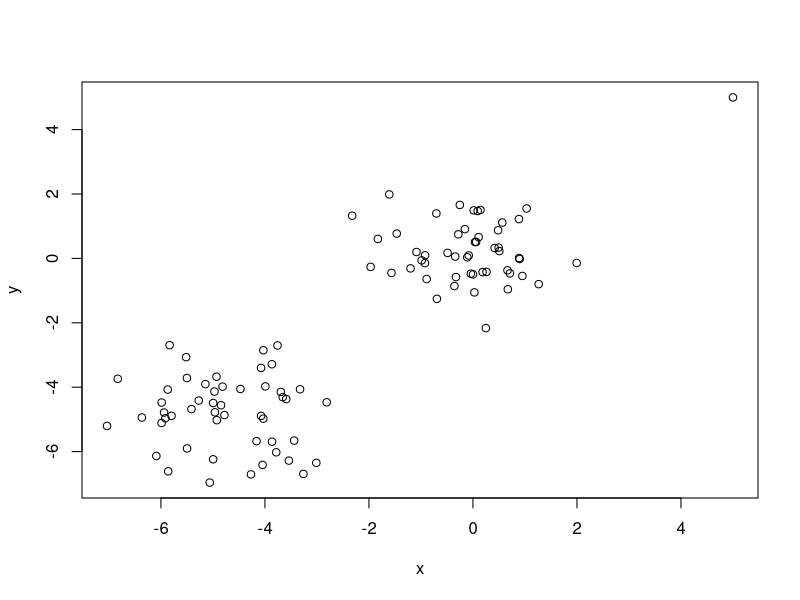
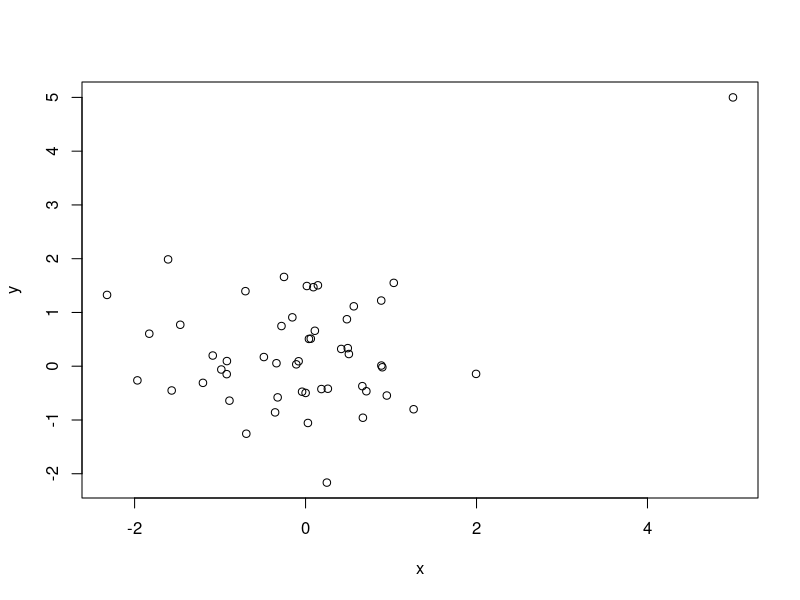

Reproduce these figures in R, in order. (Note: a time limit stopped this script after it produced the figures.)
## ---- chunk 1
knitr::opts_chunk$set(echo = TRUE)
## ---- chunk 2
sd.w <- function(x, k) {
  # computes the windsorized standard deviation, called by dqf.outlier
  # Inputs:
  ## k: (integer) number of observations at each extreme to alter
  ## x: (vector) numeric data values
  k <- floor(k)
  if (k == 0) {  #corresponds to non-robust adaptive DQF
    return(sd(x))
  } else {
    x <- sort(x)
    n <- length(x)
    x[1:k] <- x[k]
    x[(n-k+1):n] <- x[n-k+1]
    return(sd(x))
  }
}

subsamp.dqf <- function(n.obs, subsample) {
  # called by dqf.outlier, computes random subset of pairs
  pairs <- c()
  subsample <- floor(subsample/2)*2
  for (i in 1:n.obs) {
    for (j in (i+1):(i+subsample/2)) {
      pairs <- rbind(pairs, c(i,j*(j <= n.obs) + (j-n.obs)*(j > n.obs)))
    }
  }
  return(pairs)
}
## ---- chunk 3
plot.dqf <- function(dqf,labels=NULL,xlab='',ylab='',main=''){
  x <- seq(.01,1,.01)
  
  n.functions <- length(dqf[,1])
  if(is.null(labels)) labels <- rep(1,n.functions) 
  
  plot(x,dqf[1,],t='l',ylim=c(0,max(dqf)),col=labels[1],xlab=xlab,ylab=ylab,main=main)
  for(i in 2:n.functions){
    lines(x,dqf[i,],col=labels[i])
  }
}
## ---- chunk 4
show <- function(length,s){
  labels <- rep(1,length)
  labels[s] <- 2
  return(labels)
}
## ---- chunk 5
dqf.outlier <- function(data = NULL, gram.mat = NULL, g.scale=2, angle=c(30,45,60), kernel="linear", p1=1, p2=0, n.splits=100, subsample=50, z.scale=TRUE, k.w=3, adaptive=TRUE, G="norm") {
  # kernelized version of depthity
  # 
  # inputs: 
  #   data (matrix or data frame) - a data matrix of explanatory variables
  #   kernel - of form "linear", "rbf" or "poly", or a user defined function 
  #   g.scale (scalar) - scales the base distribution G
  #   angle (numeric vector of length 3)- angles of cone from midline, must live between 0 and 90
  #   p1 - first parameter for kernel
  #   p2 - second parameter for kernel
  #   n.splits (integer) - the number of split points at which the DQF is computed
  #   subsample (integer)- the number of random pairs for each observation
  #   z.scale (logical) - should the data be z-scaled first
  #   k.w (integer) - the number of points altered in the windsorized standard deviation
  #   adaptive - if TRUE, uses windsorized standard deviation to scale base distribution
  #   G - base distribution:   "norm" or "unif"
  ##
  # Output:
  #   angle  - vector of angles used, same as inputted
  #   dqf1, dqf2, dqf3 - matrices of depth quantile functions, rows are observations
  if (G=="norm") {
    param1 <- 0; param2 <- 1 }
  if (G=="unif") {
    param1 <- -1; param2 <- 1 }
  if (is.null(data) & is.null(gram.mat)) 
    stop("Either a data set or Gram matrix must be provided")
  if (min(angle) <= 0 | max(angle) >= 90) 
    stop("Angles must be between 0 and 90")
  if (is.null(data))
    n.obs <- nrow(gram.mat)
  if (is.null(gram.mat))
    n.obs <- nrow(data)
  scram <- sample(n.obs)
  pairs <- subsamp.dqf(n.obs, subsample)
  if (is.null(gram.mat)) {  
    if (z.scale==TRUE)
      data <- apply(data, 2, scale) #z-scale data
    if (is.function(kernel)==TRUE)
      kern <- kernel
    if (kernel == "linear") {
      kern <- function(x,y)
        return(sum(x*y))
    }
    if (kernel == "rbf") {
      kern <- function(x,y)
        return(exp(-sum((x-y)^2)/p1))
    }             
    if (kernel == "poly") {
      kern <- function(x,y)
        return((sum(x*y)+p2)^p1)
    }
    data <- data[scram,]
    gram <- matrix(0,n.obs, n.obs)
    for (i in 1:n.obs) {
      for (j in i:n.obs) {
        gram[i,j] <- kern(data[i,], data[j,])
        gram[j,i] <- gram[i,j]
      }
    }
  } else {
    if (diff(dim(gram.mat))!=0)
      stop("Gram matrix must be square")
    if (isSymmetric(gram.mat) == FALSE)
      stop("Gram matrix must be symmetric")
    gram <- gram.mat
    gram <- gram[scram,]
    gram <- gram[,scram]
  }
  splits <- get(paste("q", G, sep=""))((1:n.splits)/(n.splits+1),param1, param2) * g.scale
  depthity1 <- depthity2 <- depthity3 <- rep(0,length(splits))
  norm.k2 <- error.k <- k.to.mid <- rep(0, n.obs)
  dep1 <- dep2 <- dep3 <- matrix(0, nrow=nrow(pairs), ncol=n.splits)
  qfs1 <- qfs2 <- qfs3 <- matrix(0, nrow=nrow(pairs), ncol=100)
  for (i.subs in 1:nrow(pairs)) {
    i <- pairs[i.subs,1];  j <- pairs[i.subs,2]
    for (k in 1:n.obs) {
      norm.k2[k] <- gram[k,k] + 1/4*(gram[i,i]+gram[j,j]) + 1/2*gram[i,j]-gram[k,i]-gram[k,j]
      k.to.mid[k] <- (gram[k,i]-gram[k,j]+1/2*(gram[j,j]-gram[i,i]))/sqrt(gram[i,i]+gram[j,j]-2*gram[i,j])
      error.k[k] <- sqrt(abs(norm.k2[k] - k.to.mid[k]^2))
    }
    for (c in 1:length(splits)) {
      good <- rep(1, n.obs)
      s <- splits[c] * (sd.w(k.to.mid, k.w)*adaptive + (adaptive==FALSE)) 
      good[k.to.mid/s > 1] <- 0  #points on other side of cone tip removed
      d.to.tip <- abs(k.to.mid - s)
      good1 <- good * (abs(atan(error.k / d.to.tip)) < (angle[1]/360*2*pi))  #points outside of cone removed
      good1 <- good1 * (1 - 2*(sign(k.to.mid)==sign(s)))  #which side of midpoint are they on
      depthity1[c] <- min(c(sum(good1==-1), sum(good1==1)))
      good2 <- good * (abs(atan(error.k / d.to.tip)) < (angle[2]/360*2*pi))  #points outside of cone removed
      good2 <- good2 * (1 - 2*(sign(k.to.mid)==sign(s)))  #which side of midpoint are they on
      depthity2[c] <- min(c(sum(good2==-1), sum(good2==1)))
      good3 <- good * (abs(atan(error.k / d.to.tip)) < (angle[3]/360*2*pi))  #points outside of cone removed
      good3 <- good3 * (1 - 2*(sign(k.to.mid)==sign(s)))  #which side of midpoint are they on
      depthity3[c] <- min(c(sum(good3==-1), sum(good3==1)))
    }
    qfs1[i.subs,] <- quantile(depthity1, seq(0,1,length=100), na.rm=TRUE)
    qfs2[i.subs,] <- quantile(depthity2, seq(0,1,length=100), na.rm=TRUE)
    qfs3[i.subs,] <- quantile(depthity3, seq(0,1,length=100), na.rm=TRUE)
  }
  dqf1 <- dqf2 <- dqf3 <- matrix(0,n.obs, 100)
  for (i in 1:n.obs) {
    dqf1[i,] <- apply(qfs1[which(pairs[,1]==i | pairs[,2]==i),],2,mean, na.rm=TRUE)
    dqf2[i,] <- apply(qfs2[which(pairs[,1]==i | pairs[,2]==i),],2,mean, na.rm=TRUE)
    dqf3[i,] <- apply(qfs3[which(pairs[,1]==i | pairs[,2]==i),],2,mean, na.rm=TRUE)
  }
  dqf1 <- dqf1[order(scram),]  #map back to original indicies
  dqf2 <- dqf2[order(scram),]
  dqf3 <- dqf3[order(scram),]
  
  return(list(angle=angle, dqf1=dqf1, dqf2=dqf2, dqf3=dqf3))
}
## ---- chunk 6
dqf.subset <- function(data = NULL, gram.mat = NULL, g.scale=2, angle=c(45), kernel="linear", p1=1, p2=0, n.splits=100, subsample=50, z.scale=TRUE, k.w=3, adaptive=TRUE, G="norm") {
  # kernelized version of depthity
  # 
  # inputs: 
  #   data (matrix or data frame) - a data matrix of explanatory variables
  #   kernel - of form "linear", "rbf" or "poly", or a user defined function 
  #   g.scale (scalar) - scales the base distribution G
  #   angle (numeric vector of length 3)- angles of cone from midline, must live between 0 and 90
  #   p1 - first parameter for kernel
  #   p2 - second parameter for kernel
  #   n.splits (integer) - the number of split points at which the DQF is computed
  #   subsample (integer)- the number of random pairs for each observation
  #   z.scale (logical) - should the data be z-scaled first
  #   k.w (integer) - the number of points altered in the windsorized standard deviation
  #   adaptive - if TRUE, uses windsorized standard deviation to scale base distribution
  #   G - base distribution:   "norm" or "unif"
  ##
  # Output:
  #   angle  - vector of angles used, same as inputted
  #   dqf1, dqf2, dqf3 - matrices of depth quantile functions, rows are observations
  if (G=="norm") {
    param1 <- 0; param2 <- 1 }
  if (G=="unif") {
    param1 <- -1; param2 <- 1 }
  if (is.null(data) & is.null(gram.mat)) 
    stop("Either a data set or Gram matrix must be provided")
  if (min(angle) <= 0 | max(angle) >= 90) 
    stop("Angles must be between 0 and 90")
  if (is.null(data))
    n.obs <- nrow(gram.mat)
  if (is.null(gram.mat))
    n.obs <- nrow(data)
  
  
  #scram <- sample(n.obs)
  #unscram <- c()
  #for(i in 1:length(scram)){
  #  unscram <- c(unscram,which(scram==i))
  #}
  
  pairs <- subsamp.dqf(n.obs, subsample)
  if (is.null(gram.mat)) {  
    if (z.scale==TRUE)
      data <- apply(data, 2, scale) #z-scale data
    if (is.function(kernel)==TRUE)
      kern <- kernel
    if (kernel == "linear") {
      kern <- function(x,y)
        return(sum(x*y))
    }
    if (kernel == "rbf") {
      kern <- function(x,y)
        return(exp(-sum((x-y)^2)/p1))
    }             
    if (kernel == "poly") {
      kern <- function(x,y)
        return((sum(x*y)+p2)^p1)
    }
    #data <- data[scram,]
    gram <- matrix(0,n.obs, n.obs)
    for (i in 1:n.obs) {
      for (j in i:n.obs) {
        gram[i,j] <- kern(data[i,], data[j,])
        gram[j,i] <- gram[i,j]
      }
    }
  } else {
    if (diff(dim(gram.mat))!=0)
      stop("Gram matrix must be square")
    if (isSymmetric(gram.mat) == FALSE)
      stop("Gram matrix must be symmetric")
    gram <- gram.mat
    #gram <- gram[scram,]
    #gram <- gram[,scram]
  }
  splits <- get(paste("q", G, sep=""))((1:n.splits)/(n.splits+1),param1, param2) * g.scale
  depthity1 <- rep(0,length(splits))
  norm.k2 <- error.k <- k.to.mid <- rep(0, n.obs)
  dep1 <- matrix(0, nrow=nrow(pairs), ncol=n.splits)
  qfs1 <- matrix(0, nrow=nrow(pairs), ncol=100)
  
  ret.pairs <- matrix(0,nrow=nrow(pairs),ncol=2)
  
  ret.gs <- matrix(ncol = n.obs, nrow = n.splits)  # skeleton for goods data.frame
  ret.goods <- list()
  
  # pairs.goods <- list(pairs=list(c(0,0)),goods=list(data.frame(matrix(ncol = n.obs, nrow = 100)))) # create list of pairs and their corresponding 100 (num.splits) good vectors
  
  for (i.subs in 1:nrow(pairs)) {
    i <- pairs[i.subs,1];  j <- pairs[i.subs,2]
    
    # pairs.goods$pairs <- append(pairs.goods$pairs,list(c(scram[i],scram[j]))) # record pairs of points (original indices)
    
    #ret.pairs[i.subs,] <- c(scram[i],scram[j])
    ret.pairs[i.subs,] <- c(i,j)
    
    for (k in 1:n.obs) {
      norm.k2[k] <- gram[k,k] + 1/4*(gram[i,i]+gram[j,j]) + 1/2*gram[i,j]-gram[k,i]-gram[k,j]
      k.to.mid[k] <- (gram[k,i]-gram[k,j]+1/2*(gram[j,j]-gram[i,i]))/sqrt(gram[i,i]+gram[j,j]-2*gram[i,j]) # return this
      error.k[k] <- sqrt(abs(norm.k2[k] - k.to.mid[k]^2))
    }
    for (c in 1:length(splits)) {
      good <- rep(1, n.obs)
      s <- splits[c] * (sd.w(k.to.mid, k.w)*adaptive + (adaptive==FALSE)) 
      good[k.to.mid/s > 1] <- 0  #points on other side of cone tip removed
      d.to.tip <- abs(k.to.mid - s)
      good1 <- good * (abs(atan(error.k / d.to.tip)) < (angle[1]/360*2*pi))  #points outside of cone removed
      good1 <- good1 * (1 - 2*(sign(k.to.mid)==sign(s)))  #which side of midpoint are they on
      ret.gs[c,] <- good1
      depthity1[c] <- min(c(sum(good1==-1), sum(good1==1)))
    }
    ret.goods[[i.subs]] <- ret.gs
    qfs1[i.subs,] <- quantile(depthity1, seq(0,1,length=100), na.rm=TRUE)
  }
  dqf1 <- matrix(0,n.obs, 100)
  for (i in 1:n.obs) {
    dqf1[i,] <- apply(qfs1[which(pairs[,1]==i | pairs[,2]==i),],2,mean, na.rm=TRUE)
  }
  
  # reorder
  # dqf1 <- dqf1[unscram,]  #map back to original indicies
  
  return(list(dqf1=dqf1,ret.pairs=ret.pairs,ret.goods=ret.goods))
}
## ---- chunk 7
extract.dqf <- function(dqf,subset){
  n.subset <- length(subset)
  depthity1 <- rep(0,100)
  
  indices <- which(dqf$ret.pairs[,1] %in% subset & dqf$ret.pairs[,2] %in% subset)
  pairs <- dqf$ret.pairs[indices,]
  
  qfs1 <- matrix(0, nrow=length(indices), ncol=100)
  
  qfs.count <- 1
  for(j in indices){
    gs <- dqf$ret.goods[[j]][,subset]
    for(i in 1:nrow(gs)){
      g <- gs[i,]
      depthity1[i] <- min(c(sum(g==-1), sum(g==1)))
    }
    qfs1[qfs.count,] <- quantile(depthity1, seq(0,1,length=100), na.rm=TRUE)
    qfs.count <- qfs.count+1
  }
  
  dqf1 <- matrix(0,n.subset, 100)
  for (i in 1:n.subset) {
    dqf1[i,] <- apply(qfs1[which(pairs[,1]==i | pairs[,2]==i),],2,mean,na.rm=TRUE)
  }
  
  return(dqf1)
}
## ---- chunk 8
set.seed(47)

x <- c(rnorm(50),5,rnorm(50,-5))
y <- c(rnorm(50),5,rnorm(50,-5))

df <- data.frame(x,y)
plot(df)
## ---- chunk 9
df2 <- df[1:51,]
plot(df2)
## ---- chunk 10
dqf.o <- dqf.outlier(df)
## ---- chunk 11
dqf.s <- dqf.subset(df)
## ---- chunk 12
dqf.s2 <- dqf.subset(df, subsample=100,adaptive=FALSE,g.scale=4)
## ---- chunk 13
dqf.o2 <- dqf.outlier(df2,adaptive=FALSE,g.scale=6)
## ---- chunk 14
dqf2.2 <- extract.dqf(dqf.s,1:51)
dqf3 <- extract.dqf(dqf.s2,1:51)
## ---- chunk 15
par(mfrow=c(1,2))

plot.dqf(dqf.o$dqf2, labels=show(101,c(27:29,51)),main="Original, n=101")
plot.dqf(dqf.s$dqf1, labels=show(101,c(27:29,51)),main="Subset, n=101")

plot.dqf(dqf.o2$dqf2,labels=show(51,c(27:29,51)),main="original, n=51")
plot.dqf(dqf2.2,labels=show(51,c(27:29,51)),main="subset, n=101 -> 51")

plot.dqf(dqf.o2$dqf2,labels=show(51,c(27:29,51)),main="original, n=51")
plot.dqf(dqf3,labels=show(51,c(27:29,51)),main="subset, n=101->51, non-adaptive, no subsampling")
## ---- chunk 16
dqf.kmids <- function(data = NULL, gram.mat = NULL, g.scale=2, angle=c(45), kernel="linear", p1=1, p2=0, n.splits=100, subsample=50, z.scale=TRUE, k.w=3, adaptive=TRUE, G="norm") {
  
  if (G=="norm") {
    param1 <- 0; param2 <- 1 }
  if (G=="unif") {
    param1 <- -1; param2 <- 1 }
  if (is.null(data) & is.null(gram.mat)) 
    stop("Either a data set or Gram matrix must be provided")
  if (min(angle) <= 0 | max(angle) >= 90) 
    stop("Angles must be between 0 and 90")
  if (is.null(data))
    n.obs <- nrow(gram.mat)
  if (is.null(gram.mat))
    n.obs <- nrow(data)
  
  pairs <- subsamp.dqf(n.obs, subsample)
  if (is.null(gram.mat)) {  
    if (z.scale==TRUE)
      data <- apply(data, 2, scale) #z-scale data
    if (is.function(kernel)==TRUE)
      kern <- kernel
    if (kernel == "linear") {
      kern <- function(x,y)
        return(sum(x*y))
    }
    if (kernel == "rbf") {
      kern <- function(x,y)
        return(exp(-sum((x-y)^2)/p1))
    }             
    if (kernel == "poly") {
      kern <- function(x,y)
        return((sum(x*y)+p2)^p1)
    }
    #data <- data[scram,]
    gram <- matrix(0,n.obs, n.obs)
    for (i in 1:n.obs) {
      for (j in i:n.obs) {
        gram[i,j] <- kern(data[i,], data[j,])
        gram[j,i] <- gram[i,j]
      }
    }
  } else {
    if (diff(dim(gram.mat))!=0)
      stop("Gram matrix must be square")
    if (isSymmetric(gram.mat) == FALSE)
      stop("Gram matrix must be symmetric")
    gram <- gram.mat
    #gram <- gram[scram,]
    #gram <- gram[,scram]
  }
  splits <- get(paste("q", G, sep=""))((1:n.splits)/(n.splits+1),param1, param2) * g.scale
  depthity1 <- rep(0,length(splits))
  norm.k2 <- error.k <- k.to.mid <- rep(0, n.obs)
  dep1 <- matrix(0, nrow=nrow(pairs), ncol=n.splits)
  qfs1 <- matrix(0, nrow=nrow(pairs), ncol=100)
  
  ret.pairs <- matrix(0,nrow=nrow(pairs),ncol=2)
  k.to.mids <- matrix(ncol = n.obs, nrow = nrow(pairs))
  
  ret.gs <- matrix(ncol = n.obs, nrow = n.splits)  # skeleton for goods data.frame
  ret.goods <- list()
  
  # pairs.goods <- list(pairs=list(c(0,0)),goods=list(data.frame(matrix(ncol = n.obs, nrow = 100)))) # create list of pairs and their corresponding 100 (num.splits) good vectors
  
  for (i.subs in 1:nrow(pairs)) {
    i <- pairs[i.subs,1];  j <- pairs[i.subs,2]
    
    ret.pairs[i.subs,] <- c(i,j)
    
    for (k in 1:n.obs) {
      norm.k2[k] <- gram[k,k] + 1/4*(gram[i,i]+gram[j,j]) + 1/2*gram[i,j]-gram[k,i]-gram[k,j]
      k.to.mid[k] <- (gram[k,i]-gram[k,j]+1/2*(gram[j,j]-gram[i,i]))/sqrt(gram[i,i]+gram[j,j]-2*gram[i,j]) # return this
      error.k[k] <- sqrt(abs(norm.k2[k] - k.to.mid[k]^2))
    }
    
    k.to.mids[i.subs,] <- k.to.mid
    
  }
  
  return(list(ret.pairs=ret.pairs,k.to.mids=k.to.mids))
  
}
## ---- chunk 17
extract.depths <- function(dqf,subset){
  n.subset <- length(subset)
  depthity1 <- rep(0,100)
  
  indices <- which(dqf$ret.pairs[,1] %in% subset & dqf$ret.pairs[,2] %in% subset)
  pairs <- dqf$ret.pairs[indices,]
  
  depths <- matrix(0, nrow=length(indices), ncol=100)
  
  depths.count <- 1
  for(j in indices){
    gs <- dqf$ret.goods[[j]][,subset]
    for(i in 1:nrow(gs)){
      g <- gs[i,]
      depthity1[i] <- min(c(sum(g==-1), sum(g==1)))
    }
    depths[depths.count,] <- depthity1
    depths.count <- depths.count+1
  }
  
  return(depths)
}
## ---- chunk 18
kmids <- dqf.kmids(df,subsample=100,adaptive=FALSE,g.scale=4)
depths <- extract.depths(dqf.s2,1:101)
## ---- chunk 19
nrow(dqf.s2$ret.pairs)
length(dqf.s2$ret.goods)
nrow(kmids$ret.pairs)
nrow(kmids$k.to.mids)
nrow(depths)
## ---- chunk 20
length(dqf.s2$ret.goods[[1]][1,]) # good vector
length(kmids$k.to.mids[1,]) # k.to.mid vector
length(depths[1,]) # depths for 100 cones
## ---- chunk 21
par(mfrow=c(1,2))
plot(df,col=show(101,kmids$ret.pairs[1,]))
plot(kmids$k.to.mids[1,],main=kmids$ret.pairs[1,],col=show(101,kmids$ret.pairs[1,]))
## ---- chunk 22
G <- "norm"
n.splits <- 100
param1 <- 0
param2 <- 1
g.scale <- 4
splits <- get(paste("q", G, sep=""))((1:n.splits)/(n.splits+1),param1, param2) * g.scale
plot(splits)
## ---- chunk 23
ks <- kmids$k.to.mids[1,]
kmid.sd <- sd.w(ks,3)
x <- seq(min(ks)-.5,max(ks)+.5,.01)
y <- dnorm(x,0,kmid.sd)
plot(x,y*10,t='l')
rug(ks)
rug(ks[kmids$ret.pairs[1,]],col='red')
rug(splits,col="light blue")
points(splits,depths[1,])
## ---- chunk 24
par(mfrow = c(2,1))
plot(splits,depths[1,],t='l')
plot(splits,depths[25,],t='l')
plot(splits,depths[51,],t='l')
plot(splits,depths[52,],t='l')
plot(splits,depths[76,],t='l')
## ---- chunk 25
qf <- rep(0,100)
d <- depths[1,]
kmid.sd <- sd.w(ks,3)

q.prev <- 1
min.s <- 1; max.s <- -1
for(i in 0:max(d)){
  s <- splits[which(d==i)]
  min.s <- min(c(s,min.s)); max.s <- max(c(s,max.s))
  q <- ceiling((pnorm(max.s,sd=kmid.sd)-pnorm(min.s,sd=kmid.sd))*100)
  print(q.prev);print(q)
  if(q>q.prev & q <= 100){
    qf[q.prev:q] <- i
    q.prev <- q+1
  }
}

plot(qf)
## ---- chunk 26
calculate.qfs <- function(depths,k2mid,splits){
  qfs <- matrix(0,nrow=nrow(depths),ncol=length(splits))
  
  for(i in 1:nrow(depths)){
    qf <- rep(0,100)
    d <- depths[i,]
    k.sd <- sd.w(k2mid[i,],3)
    
    q.prev <- 1
    min.s <- 1; max.s <- -1
    for(j in 0:max(d)){
      s <- splits[which(d==j)]
      min.s <- min(c(s,min.s)); max.s <- max(c(s,max.s))
      q <- ceiling((pnorm(max.s,sd=k.sd)-pnorm(min.s,sd=k.sd))*100)
      
      if(q>q.prev & q <= 100){
        qf[q.prev:q] <- j
        q.prev <- q+1
      }
      
    }
    qfs[i,] <- qf
    
  }
    
  return(qfs)
  
}
## ---- chunk 27
qfs <- calculate.qfs(depths,kmids$k.to.mids,splits) 
## ---- chunk 28
par(mfrow=c(3,3))
for(i in 1:27){
  plot(qfs[10,],t='l')
}
## ---- chunk 29
pt51 <- which(dqf.s2$ret.pairs[,1] == 51 |dqf.s2$ret.pairs[,2] == 51)
## ---- chunk 30
plot(qfs[pt51[4],],t='l')
